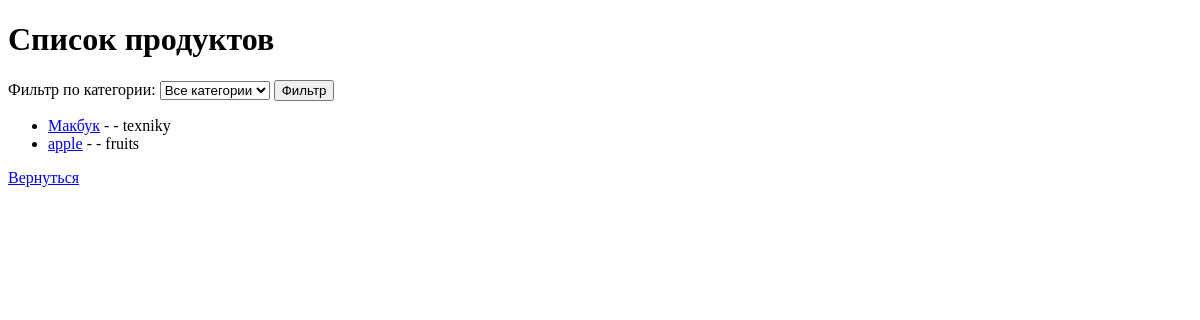
Page /product_list/ (signed in) on the earlier database version.
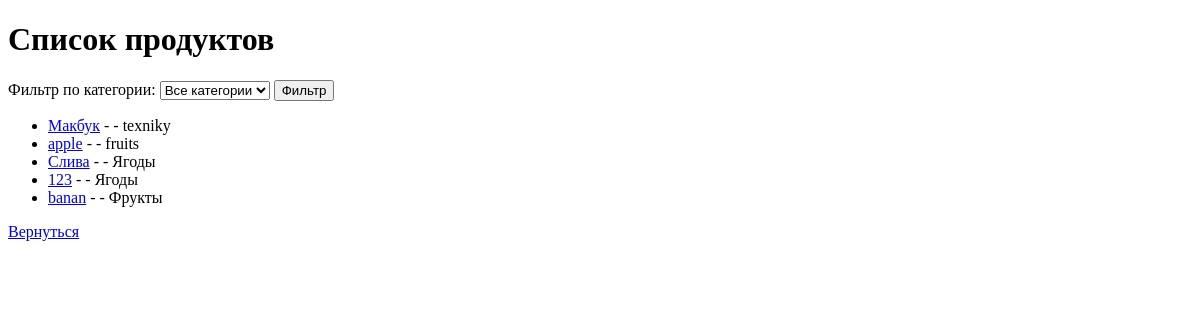
Same page on the later database version.
### main/models.py (models this page shows, shortened)
class Product(models.Model):
    name = models.CharField(max_length=55)
    description = models.TextField()
    category = models.CharField(max_length=55)
    cena = models.IntegerField()
    slug = models.SlugField(unique=True, blank=True)

### main/views.py (the view)
# urls.py: path('product_list/', product_list, name='product_list'),
@login_required
def product_list(request):
    selected_category = request.GET.get('category')
    products = Product.objects.all()
    if selected_category:
        products = products.filter(category=selected_category)
    categories = Product.objects.values_list('category', flat=True).distinct()
    return render(request, 'product_list.html', {
        'products': products,
        'categories': categories,
        'selected_category': selected_category
    })

### templates/product_list.html (shortened to what this page needs)
<!DOCTYPE html>
<html>
<head>
</head>
<body>
    <h1>Список продуктов</h1>
    <form method="get" action="{% url 'product_list' %}">
        <label for="category">Фильтр по категории:</label>
        <select id="category" name="category">
            <option value="">Все категории</option>
        </select>
        <button type="submit">Фильтр</button>
    </form>
    <ul>
        {% for product in products %}
            <li>
                <a href="{% url 'product_detail' product.slug %}">{{ product.name }}</a> - {{ product.price }} - {{ product.category }}
            </li>
        {% empty %}
            <li>Продуктов не найдено</li>
        {% endfor %}
    </ul>
    <a href="{% url 'home' %}">Вернуться</a>
</body>
</html>

Differences in the rows shown:
added Product: name "Слива", category "Ягоды"
added Product: name "123", category "Ягоды"
added Product: name "banan", category "Фрукты"
